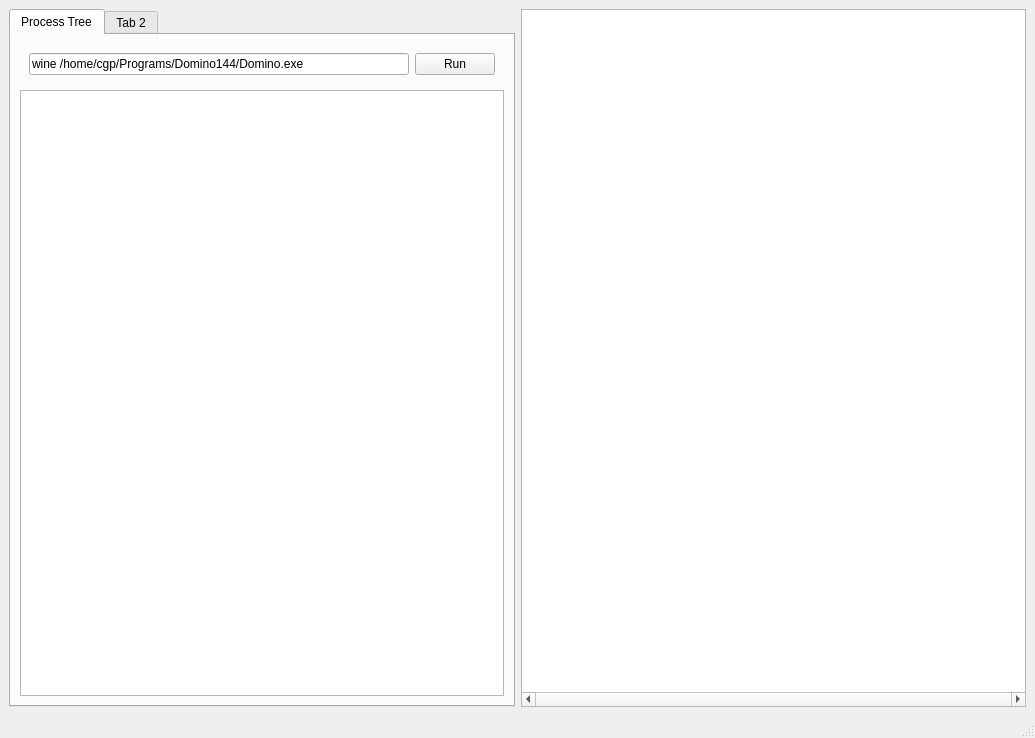
<?xml version="1.0" encoding="UTF-8"?>
<ui version="4.0">
 <class>MainWindow</class>
 <widget class="QMainWindow" name="MainWindow">
  <property name="geometry">
   <rect>
    <x>0</x>
    <y>0</y>
    <width>1035</width>
    <height>738</height>
   </rect>
  </property>
  <property name="windowTitle">
   <string>MainWindow</string>
  </property>
  <property name="windowIcon">
   <iconset theme="face-smirk"/>
  </property>
  <widget class="QWidget" name="centralwidget">
   <layout class="QHBoxLayout" name="horizontalLayout">
    <item>
     <widget class="QTabWidget" name="tabWidget">
      <property name="currentIndex">
       <number>0</number>
      </property>
      <widget class="QWidget" name="tab">
       <attribute name="title">
        <string>Process Tree</string>
       </attribute>
       <layout class="QVBoxLayout" name="verticalLayout_2">
        <item>
         <widget class="QWidget" name="widget" native="true">
          <layout class="QHBoxLayout" name="horizontalLayout_2">
           <item>
            <widget class="QLineEdit" name="newProcess">
             <property name="text">
              <string>wine /home/cgp/Programs/Domino144/Domino.exe</string>
             </property>
            </widget>
           </item>
           <item>
            <widget class="QPushButton" name="runButton">
             <property name="text">
              <string>Run</string>
             </property>
            </widget>
           </item>
          </layout>
         </widget>
        </item>
        <item>
         <widget class="QTreeView" name="treeView">
          <property name="rootIsDecorated">
           <bool>false</bool>
          </property>
         </widget>
        </item>
       </layout>
      </widget>
      <widget class="QWidget" name="tab_2">
       <attribute name="title">
        <string>Tab 2</string>
       </attribute>
       <layout class="QVBoxLayout" name="verticalLayout">
        <item>
         <widget class="QLineEdit" name="searchTraceBrowser"/>
        </item>
        <item>
         <widget class="QTextBrowser" name="traceBrowser">
          <property name="lineWrapMode">
           <enum>QTextEdit::NoWrap</enum>
          </property>
         </widget>
        </item>
        <item alignment="Qt::AlignRight">
         <widget class="QPushButton" name="stopButton">
          <property name="text">
           <string>stop</string>
          </property>
         </widget>
        </item>
       </layout>
      </widget>
     </widget>
    </item>
    <item>
     <widget class="QTextBrowser" name="textBrowser">
      <property name="horizontalScrollBarPolicy">
       <enum>Qt::ScrollBarAlwaysOn</enum>
      </property>
      <property name="lineWrapMode">
       <enum>QTextEdit::NoWrap</enum>
      </property>
      <property name="html">
       <string>&lt;!DOCTYPE HTML PUBLIC &quot;-//W3C//DTD HTML 4.0//EN&quot; &quot;http://www.w3.org/TR/REC-html40/strict.dtd&quot;&gt;
&lt;html&gt;&lt;head&gt;&lt;meta name=&quot;qrichtext&quot; content=&quot;1&quot; /&gt;&lt;meta charset=&quot;utf-8&quot; /&gt;&lt;style type=&quot;text/css&quot;&gt;
p, li { white-space: pre-wrap; }
hr { height: 1px; border-width: 0; }
li.unchecked::marker { content: &quot;\2610&quot;; }
li.checked::marker { content: &quot;\2612&quot;; }
&lt;/style&gt;&lt;/head&gt;&lt;body style=&quot; font-family:'Sans'; font-size:10pt; font-weight:400; font-style:normal;&quot;&gt;
&lt;p style=&quot;-qt-paragraph-type:empty; margin-top:0px; margin-bottom:0px; margin-left:0px; margin-right:0px; -qt-block-indent:0; text-indent:0px;&quot;&gt;&lt;br /&gt;&lt;/p&gt;&lt;/body&gt;&lt;/html&gt;</string>
      </property>
     </widget>
    </item>
   </layout>
  </widget>
  <widget class="QMenuBar" name="menubar">
   <property name="geometry">
    <rect>
     <x>0</x>
     <y>0</y>
     <width>1035</width>
     <height>23</height>
    </rect>
   </property>
  </widget>
  <widget class="QStatusBar" name="statusbar"/>
 </widget>
 <resources/>
 <connections/>
</ui>
